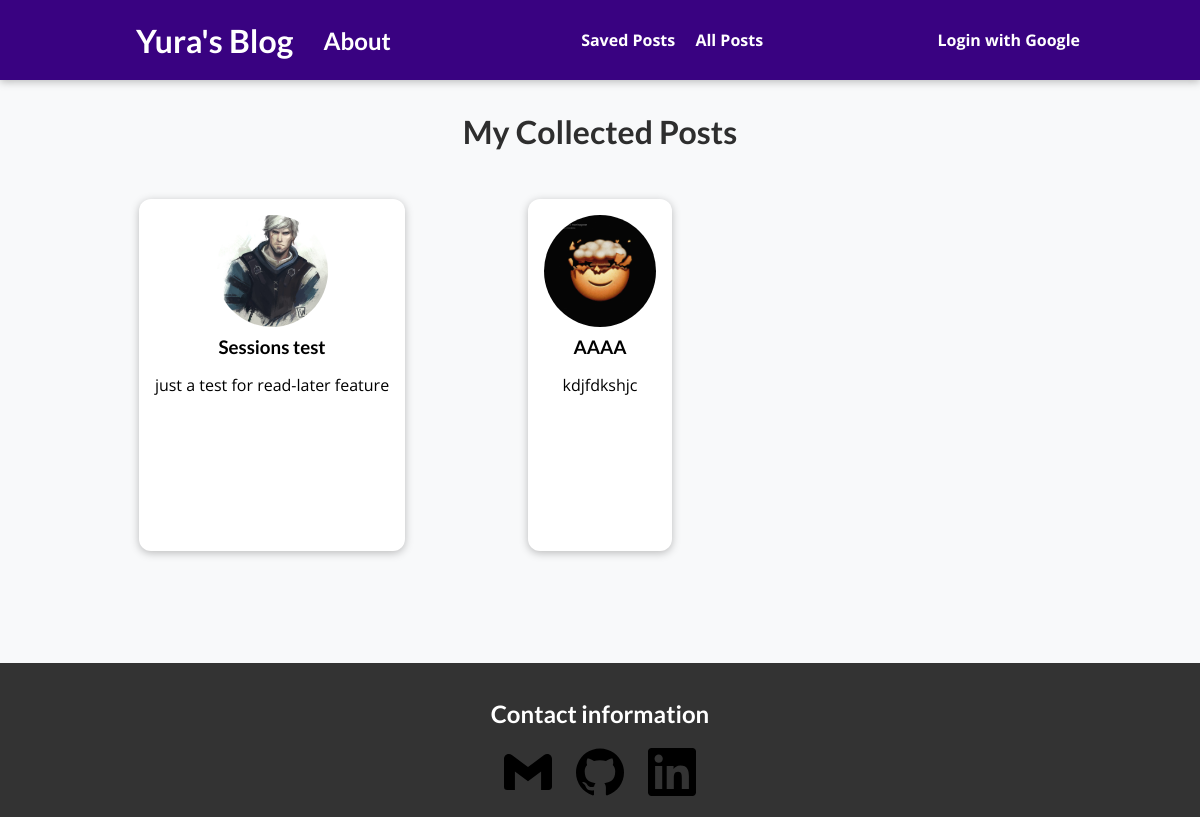
The page /posts on the database its author committed.
### main_app/models.py (models this page shows, shortened)
class Post(models.Model):
    title = models.CharField(max_length=100)
    excerpt = models.CharField(max_length=150)
    image = models.ImageField(upload_to="posts", null=True)
    date = models.DateField(auto_now=True)
    slug = models.SlugField(unique=True, blank=True, null=False, db_index=True)
    content = models.TextField(validators=[MinLengthValidator(10)])
    author = models.ForeignKey(Author, on_delete=models.SET_NULL, null=True, related_name="posts")
    tags = models.ManyToManyField(Tag)

### main_app/views.py (the view)
# urls.py: path("posts", views.AllPostView.as_view(), name="all-posts"),
class AllPostView(ListView):
    model = Post
    template_name = "main_app/all-posts.html"
    ordering = ["-date"]
    context_object_name = "all_posts"

### main_app/templates/main_app/all-posts.html (shortened to what this page needs)
{% extends 'base.html' %}
{% load static %}
{% block css_files%}
    <link rel="stylesheet" href="{% static "main_app/post.css" %}">
    <link rel="stylesheet" href="{% static "main_app/all-posts.css" %}">
{% endblock %}
{% block content %}
<section id="all-posts">
    <h2>My Collected Posts</h2>
    <ul id="posts-ul">
        {% for post in all_posts %}
            {% include "main_app/includes/post.html" %}
        {% endfor %}
    </ul>
</section>
{% endblock %}

### main_app/templates/main_app/includes/post.html
<li>
    <article class="post">
        <a href="{% url "single-post" post.slug %}">
            <img src="{{ post.image.url }}" alt="{{ post.title }}">
            <div class="post__content">
                <h3>{{ post.title }}</h3>
                <p>
                    {{ post.excerpt }}
                </p>
               </div>
         </a>
    </article>
</li>

### static/app.css (style rules this page uses)
* { box-sizing: border-box; }
html { font-family: 'Open Sans', 'Lato', sans-serif; }
body { margin: 0; }
h1, h2, h3 { font-family: 'Lato', sans-serif; font-weight: bold; }

### main_app/static/main_app/post.css (style rules this page uses)
.post { display: flex; flex-direction: column; align-items: center; text-align: center; }
.post a { text-decoration: none; color: black; transition: all 0.2s ease; padding: 1rem; }
.post img { width: 5rem; height: 5rem; object-fit: cover; border-radius: 50%; }
.post h3 { margin: 0.25rem 0; }

### main_app/static/main_app/all-posts.css (style rules this page uses)
body { background-color: #f8f9fa; }
#all-posts { margin: 7rem auto; width: 90%; max-width: 60rem; }
#all-posts h2 { text-align: center; font-size: 2rem; color: #2e2e2e; margin: 3rem 0; }
#posts-ul { list-style: none; margin: 0; padding: 0; display: grid; grid-template-columns: repeat(auto-fill, minmax(17rem, 1fr)); gap: 1.5rem; }
.post img { width: 7rem; height: 7rem; }
.post a { height: 22rem; transform-origin: center; box-shadow: 0 2px 8px rgba(0, 0, 0, 0.25); border-radius: 12px; background-color: white; }

### rows shown on the page
Post: image (picture), title "Sessions test", excerpt "just a test for read-later feature"
Post: image (picture), title "AAAA", excerpt "kdjfdkshjc"
